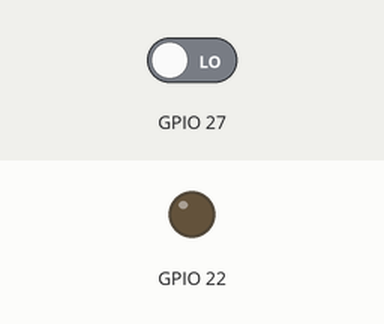
A program run on a simulated Raspberry Pi (BCM pin numbers). Shown: output pins drawn as LEDs (lit = HIGH). The test bench sets the inputs (shaded band); at power-on: GPIO 27 LOW.

Above: at 1.2 s.
1.3 s: GPIO 27 driven HIGH
At 2.2 s:
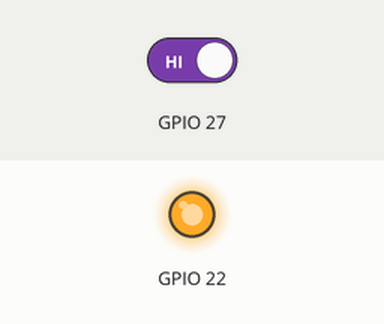
Timing chart, 0 to 4.3 s (numbered marks = the images above; inputs shaded):
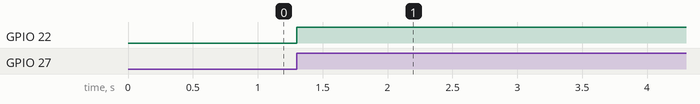

The program:

queue2.py
```python
import queue
import RPi.GPIO as GPIO
import time

message=10
mq=queue.Queue(message)

led_state=0
def buttonpress(channel):
    global led_state
    led_state=1 if not led_state else 0
    mq.put(led_state)

GPIO.setmode(GPIO.BCM)
GPIO.setup(27,GPIO.IN)
GPIO.setup(22,GPIO.OUT)

GPIO.add_event_detect(27,GPIO.RISING)
GPIO.add_event_callback(27,buttonpress)

try:
    while 1:
        k=mq.get()
        GPIO.output(22,k)

except KeyboardInterrupt:
    pass

GPIO.cleanup()
```

Measured:
- after the input at 1.3 s, GPIO 22: LOW → HIGH at once
